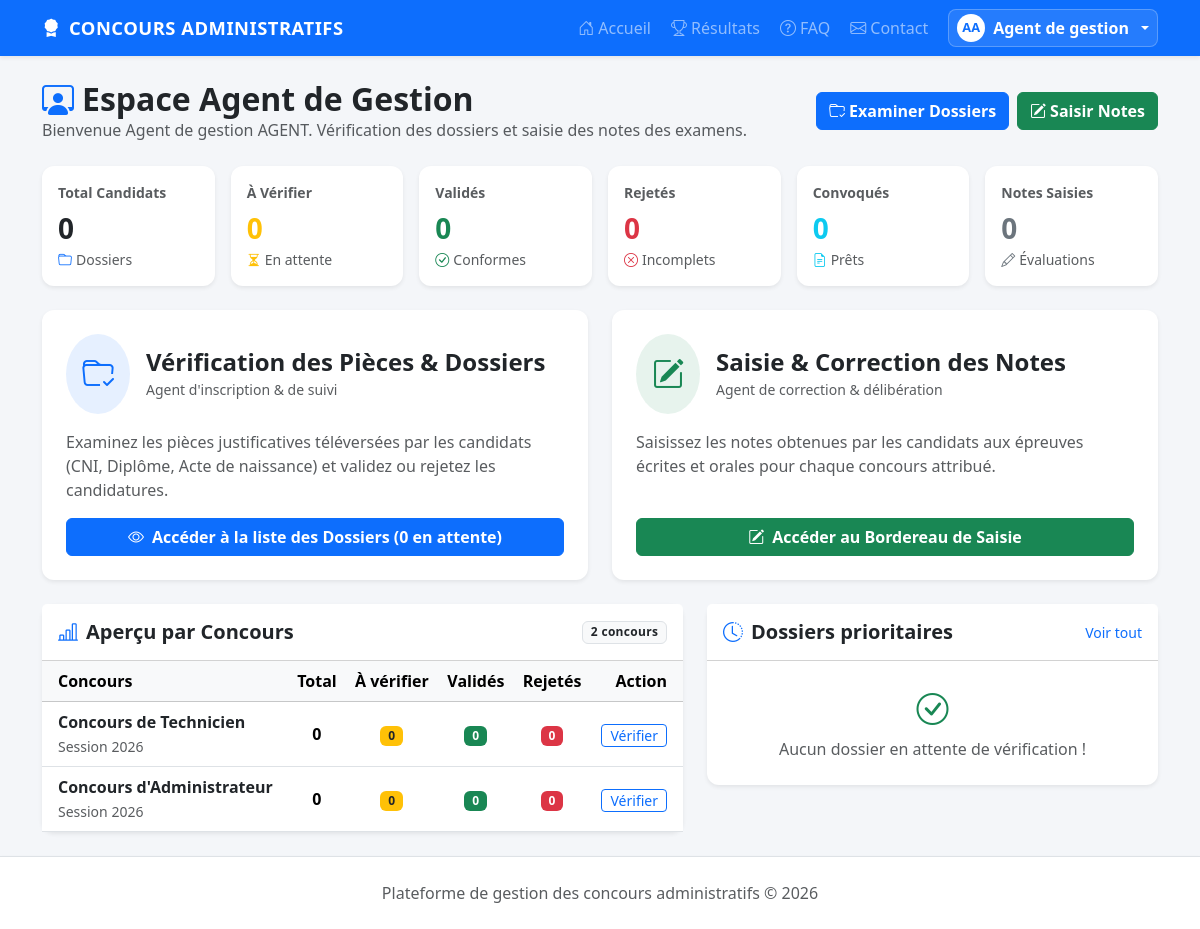
The page /agent/dashboard.php (signed in) on the database its author committed.
### tables this page shows
CREATE TABLE concours (
    id INT AUTO_INCREMENT PRIMARY KEY,
    titre VARCHAR(200) NOT NULL,
    session VARCHAR(20) NOT NULL,
    description TEXT NULL,
    date_debut DATE NOT NULL,
    date_fin DATE NOT NULL,
    age_min INT DEFAULT 18,
    age_max INT DEFAULT 35,
    diplome_requis VARCHAR(200) NULL,
    frais INT DEFAULT 0,
    places INT DEFAULT 0,
    statut ENUM('brouillon', 'ouvert', 'ferme', 'publie') DEFAULT 'brouillon',
    created_at TIMESTAMP DEFAULT CURRENT_TIMESTAMP
);

### agent/dashboard.php (the view, shortened to what this page needs)
<?php
require '../config/database.php';
$u = $_SESSION['user'];
$totDossiers     = $pdo->query("SELECT COUNT(*) FROM candidatures")->fetchColumn();
$totVerification = $pdo->query("SELECT COUNT(*) FROM candidatures WHERE statut IN ('soumis', 'en_verification')")->fetchColumn();
$totValides      = $pdo->query("SELECT COUNT(*) FROM candidatures WHERE statut = 'valide'")->fetchColumn();
$totRejetes     = $pdo->query("SELECT COUNT(*) FROM candidatures WHERE statut = 'rejete'")->fetchColumn();
$totConvoques   = $pdo->query("SELECT COUNT(*) FROM candidatures WHERE statut = 'convoque'")->fetchColumn();
$totNotes       = $pdo->query("SELECT COUNT(*) FROM notes")->fetchColumn();
$stStatsConcours = $pdo->query("SELECT co.id, co.titre, co.session,
    COUNT(c.id) as total_candidats,
    SUM(CASE WHEN c.statut IN ('soumis', 'en_verification') THEN 1 ELSE 0 END) as a_verifier,
    SUM(CASE WHEN c.statut = 'valide' THEN 1 ELSE 0 END) as valides,
    SUM(CASE WHEN c.statut = 'rejete' THEN 1 ELSE 0 END) as rejetes
    FROM concours co
    LEFT JOIN candidatures c ON c.concours_id = co.id
    GROUP BY co.id, co.titre, co.session
    ORDER BY co.id DESC");
$statsConcours = $stStatsConcours->fetchAll();
$stRecent = $pdo->query("SELECT c.*, u.nom, u.prenom, u.email, co.titre as concours_titre
                         FROM candidatures c
                         JOIN users u ON u.id = c.user_id
                         JOIN concours co ON co.id = c.concours_id
                         WHERE c.statut IN ('soumis', 'en_verification')
                         ORDER BY c.created_at DESC
                         LIMIT 5");
$recentDossiers = $stRecent->fetchAll();
require '../includes/header.php';
?>
<div class="d-flex justify-content-between align-items-center mb-4 flex-wrap gap-2">
    <div>
        <h1 class="h2 fw-bold text-dark m-0"><i class="bi bi-person-workspace text-primary me-2"></i>Espace Agent de Gestion</h1>
        <p class="text-muted m-0">Bienvenue <?= htmlspecialchars($u['prenom'] . ' ' . $u['nom']) ?>. Vérification des dossiers et saisie des notes des examens.</p>
    </div>
    <div class="d-flex gap-2">
        <a href="dossiers.php" class="btn btn-primary fw-semibold">
            <i class="bi bi-folder-check me-1"></i>Examiner Dossiers
        </a>
        <a href="notes.php" class="btn btn-success fw-semibold">
            <i class="bi bi-pencil-square me-1"></i>Saisir Notes
        </a>
    </div>
</div>
<div class="row g-3 mb-4">
    <div class="col-6 col-md-4 col-lg-2">
        <div class="card p-3 shadow-sm border-0 h-100 bg-white">
            <div class="text-muted small fw-semibold">Total Candidats</div>
            <div class="fs-3 fw-bold text-dark mt-1"><?= (int)$totDossiers ?></div>
            <div class="small text-muted"><i class="bi bi-folder me-1 text-primary"></i>Dossiers</div>
        </div>
    </div>
    <div class="col-6 col-md-4 col-lg-2">
        <div class="card p-3 shadow-sm border-0 h-100 bg-white">
            <div class="text-muted small fw-semibold">À Vérifier</div>
            <div class="fs-3 fw-bold text-warning mt-1"><?= (int)$totVerification ?></div>
            <div class="small text-muted"><i class="bi bi-hourglass-split me-1 text-warning"></i>En attente</div>
        </div>
    </div>
    <div class="col-6 col-md-4 col-lg-2">
        <div class="card p-3 shadow-sm border-0 h-100 bg-white">
            <div class="text-muted small fw-semibold">Validés</div>
            <div class="fs-3 fw-bold text-success mt-1"><?= (int)$totValides ?></div>
            <div class="small text-muted"><i class="bi bi-check-circle me-1 text-success"></i>Conformes</div>
        </div>
    </div>
    <div class="col-6 col-md-4 col-lg-2">
        <div class="card p-3 shadow-sm border-0 h-100 bg-white">
            <div class="text-muted small fw-semibold">Rejetés</div>
            <div class="fs-3 fw-bold text-danger mt-1"><?= (int)$totRejetes ?></div>
            <div class="small text-muted"><i class="bi bi-x-circle me-1 text-danger"></i>Incomplets</div>
        </div>
    </div>
    <div class="col-6 col-md-4 col-lg-2">
        <div class="card p-3 shadow-sm border-0 h-100 bg-white">
            <div class="text-muted small fw-semibold">Convoqués</div>
            <div class="fs-3 fw-bold text-info mt-1"><?= (int)$totConvoques ?></div>
            <div class="small text-muted"><i class="bi bi-file-earmark-text me-1 text-info"></i>Prêts</div>
        </div>
    </div>
    <div class="col-6 col-md-4 col-lg-2">
        <div class="card p-3 shadow-sm border-0 h-100 bg-white">
            <div class="text-muted small fw-semibold">Notes Saisies</div>
            <div class="fs-3 fw-bold text-secondary mt-1"><?= (int)$totNotes ?></div>
            <div class="small text-muted"><i class="bi bi-pencil me-1 text-secondary"></i>Évaluations</div>
        </div>
    </div>
</div>
<div class="row g-4 mb-4">
    <div class="col-md-6">
        <div class="card p-4 shadow-sm border-0 h-100 bg-white">
            <div class="d-flex align-items-center mb-3">
                <div class="bg-primary bg-opacity-10 p-3 rounded-circle text-primary me-3">
                    <i class="bi bi-folder-check fs-2"></i>
                </div>
                <div>
                    <h4 class="fw-bold text-dark m-0">Vérification des Pièces & Dossiers</h4>
                    <small class="text-muted">Agent d'inscription & de suivi</small>
                </div>
            </div>
            <p class="text-muted">Examinez les pièces justificatives téléversées par les candidats (CNI, Diplôme, Acte de naissance) et validez ou rejetez les candidatures.</p>
            <div class="mt-auto">
                <a href="dossiers.php" class="btn btn-primary fw-bold w-100">
                    <i class="bi bi-eye me-2"></i>Accéder à la liste des Dossiers (<?= (int)$totVerification ?> en attente)
                </a>
            </div>
        </div>
    </div>
    <div class="col-md-6">
        <div class="card p-4 shadow-sm border-0 h-100 bg-white">
            <div class="d-flex align-items-center mb-3">
                <div class="bg-success bg-opacity-10 p-3 rounded-circle text-success me-3">
                    <i class="bi bi-pencil-square fs-2"></i>
                </div>
                <div>
                    <h4 class="fw-bold text-dark m-0">Saisie & Correction des Notes</h4>
                    <small class="text-muted">Agent de correction & délibération</small>
                </div>
            </div>
            <p class="text-muted">Saisissez les notes obtenues par les candidats aux épreuves écrites et orales pour chaque concours attribué.</p>
            <div class="mt-auto">
                <a href="notes.php" class="btn btn-success fw-bold w-100">
                    <i class="bi bi-pencil-square me-2"></i>Accéder au Bordereau de Saisie
                </a>
            </div>
        </div>
    </div>
</div>
<div class="row g-4">
    <div class="col-lg-7">
        <div class="card shadow-sm border-0">
            <div class="card-header bg-white py-3 d-flex justify-content-between align-items-center">
                <h5 class="fw-bold text-dark m-0"><i class="bi bi-bar-chart-line me-2 text-primary"></i>Aperçu par Concours</h5>
                <span class="badge bg-light text-dark border"><?= count($statsConcours) ?> concours</span>
            </div>
            <div class="card-body p-0">
                <div class="table-responsive">
                    <table class="table table-hover align-middle mb-0">
                        <thead class="table-light">
                            <tr>
                                <th class="ps-3">Concours</th>
                                <th class="text-center">Total</th>
                                <th class="text-center">À vérifier</th>
                                <th class="text-center">Validés</th>
                                <th class="text-center">Rejetés</th>
                                <th class="text-end pe-3">Action</th>
                            </tr>
                        </thead>
                        <tbody>
                            <?php foreach ($statsConcours as $sc): ?>
                                <tr>
                                    <td class="ps-3">
                                        <strong class="text-dark d-block"><?= htmlspecialchars($sc['titre']) ?></strong>
                                        <small class="text-muted">Session <?= htmlspecialchars($sc['session']) ?></small>
                                    </td>
                                    <td class="text-center fw-bold"><?= (int)$sc['total_candidats'] ?></td>
                                    <td class="text-center">
                                        <span class="badge bg-warning text-dark"><?= (int)$sc['a_verifier'] ?></span>
                                    </td>
                                    <td class="text-center">
                                        <span class="badge bg-success"><?= (int)$sc['valides'] ?></span>
                                    </td>
                                    <td class="text-center">
                                        <span class="badge bg-danger"><?= (int)$sc['rejetes'] ?></span>
                                    </td>
                                    <td class="text-end pe-3">
                                        <a href="dossiers.php" class="btn btn-sm btn-outline-primary py-0 px-2">
                                            Vérifier
                                        </a>
                                    </td>
                                </tr>
                            <?php endforeach; ?>
                        </tbody>
                    </table>
                </div>
            </div>
        </div>
    </div>
    <div class="col-lg-5">
        <div class="card shadow-sm border-0">
            <div class="card-header bg-white py-3 d-flex justify-content-between align-items-center">
                <h5 class="fw-bold text-dark m-0"><i class="bi bi-clock-history me-2 text-primary"></i>Dossiers prioritaires</h5>
                <a href="dossiers.php" class="small text-decoration-none">Voir tout</a>
            </div>
            <div class="card-body p-0">
                <div class="list-group list-group-flush">
                    <?php if (empty($recentDossiers)): ?>
                        <div class="text-center py-4 text-muted">
                            <i class="bi bi-check-circle fs-2 text-success d-block mb-1"></i>
                            Aucun dossier en attente de vérification !
                        </div>
                    <?php endif; ?>
                </div>
            </div>
        </div>
    </div>
</div>
<?php require '../includes/footer.php'; ?>

### assets/css/style.css (style rules this page uses)
body { background-color: #f4f6f9; font-family: 'Segoe UI', system-ui, -apple-system, sans-serif; color: #212529; }
.card { border: 0; border-radius: 12px; box-shadow: 0 4px 12px rgba(0, 0, 0, 0.05); transition: transform 0.2s ease, box-shadow 0.2s ease; }
.table { vertical-align: middle; }
.badge { font-weight: 600; letter-spacing: 0.3px; }

### rows shown on the page
concours: titre "Concours de Technicien", session "2026", total_candidats "0", a_verifier "0", valides "0", rejetes "0"
concours: titre "Concours d'Administrateur", session "2026", total_candidats "0", a_verifier "0", valides "0", rejetes "0"

### other values the page prints
$userInitials "AA"
$user['prenom'] "Agent de gestion"
$u['prenom'] . ' ' . $u['nom'] "Agent de gestion AGENT"
$totDossiers "0"
$totVerification "0"
$totValides "0"
$totRejetes "0"
$totConvoques "0"
$totNotes "0"
count($statsConcours) "2"
